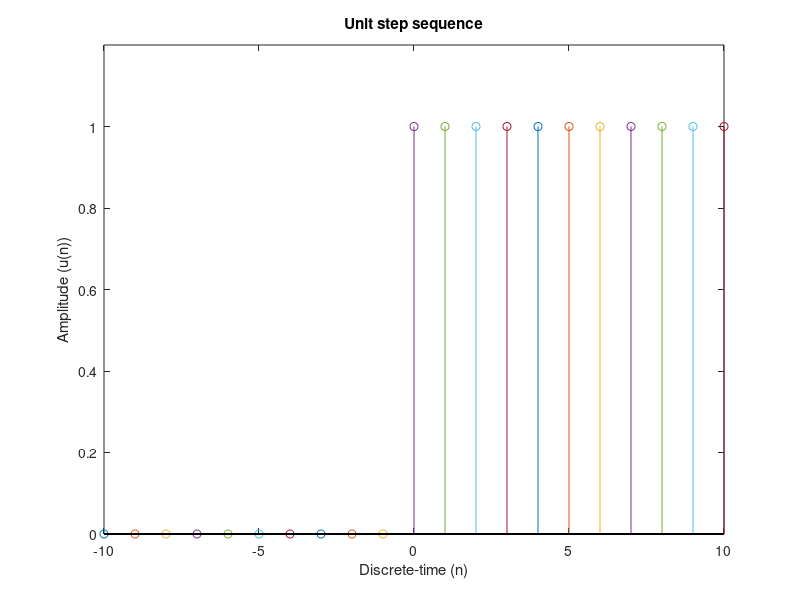

MATLAB code to generate this figure:
clc;
clear all;
close all;
for n = -10:1:10
    if n >= 0
        i = 1;
    else
        i = 0;
    end
    stem(n,i);
    hold on;
end
xlabel('Discrete-time (n)');
ylabel('Amplitude (u(n))');
title('Unit step sequence');
axis([-10 10, 0 1.2]);